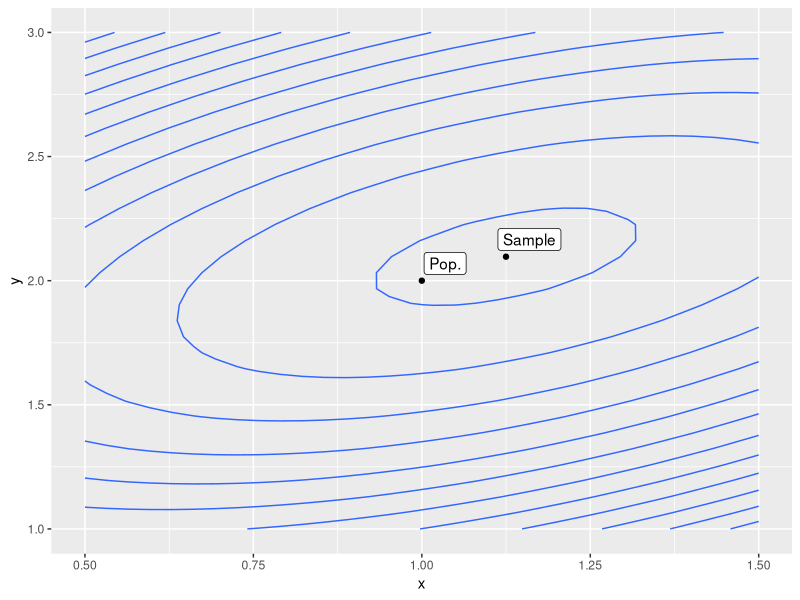
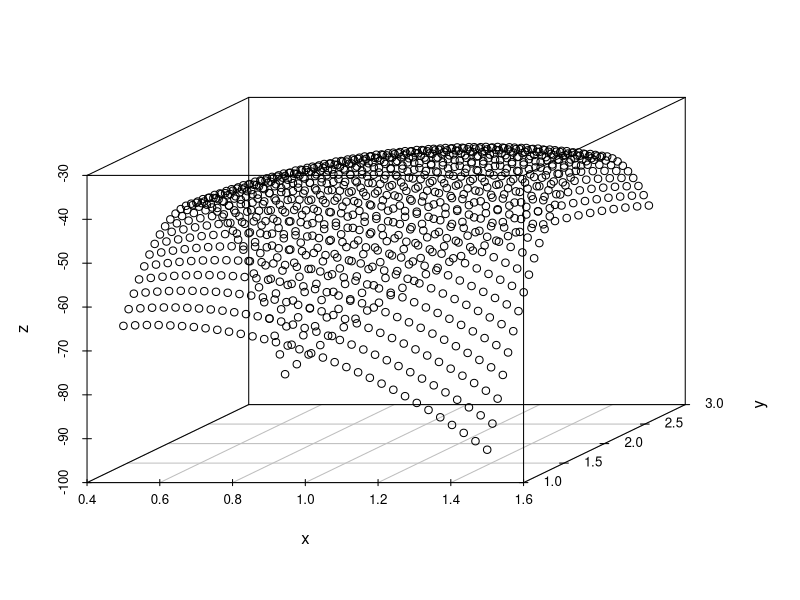

Here is the R script that generated these plots, in order:
## ---- chunk 1
knitr::opts_chunk$set(cache=TRUE)
## ---- chunk 2
library(mvtnorm)
set.seed(123)

n <- 50; p <- 2

mu <- c(1, 2)
Sigma <- matrix(c(1, 0.5, 0.5, 1), ncol = p)

Y <- rmvnorm(n, mean = mu, sigma = Sigma)
## ---- chunk 3
loglik <- function(mu, sigma, data = Y) {
  # Compute quantities
  y_bar <- colMeans(Y)
  Sn <- cov(Y)
  Sigma_inv <- solve(sigma)
  
  # Compute quadratic form
  quad_form <- drop(t(y_bar - mu) %*% Sigma_inv %*% 
                      (y_bar - mu))
  
  -0.5*n*log(det(sigma)) -
    0.5*(n - 1)*sum(diag(Sigma_inv %*% Sn)) -
    0.5*n*quad_form
}
## ---- chunk 4
grid_xy <- expand.grid(seq(0.5, 1.5, 
                           length.out = 32), 
                       seq(1, 3, 
                           length.out = 32))

contours <- purrr::map_df(seq_len(nrow(grid_xy)), 
                          function(i) {
  # Where we will evaluate loglik
  mu_obs <- as.numeric(grid_xy[i,])
  # Evaluate at the pop covariance
  z <- loglik(mu_obs, sigma = Sigma)
  # Output data.frame
  data.frame(x = mu_obs[1],
             y = mu_obs[2],
             z = z)
})
## ---- chunk 5
library(tidyverse)
library(ggrepel)
# Create df with pop and sample means
data_means <- data.frame(x = c(mu[1], mean(Y[,1])),
                         y = c(mu[2], mean(Y[,2])),
                         label = c("Pop.", "Sample"))
## ---- chunk 6
contours %>% 
  ggplot(aes(x, y)) + 
  geom_contour(aes(z = z)) + 
  geom_point(data = data_means) +
  geom_label_repel(data = data_means,
                   aes(label = label))
## ---- chunk 7
library(scatterplot3d)
with(contours, scatterplot3d(x, y, z))
